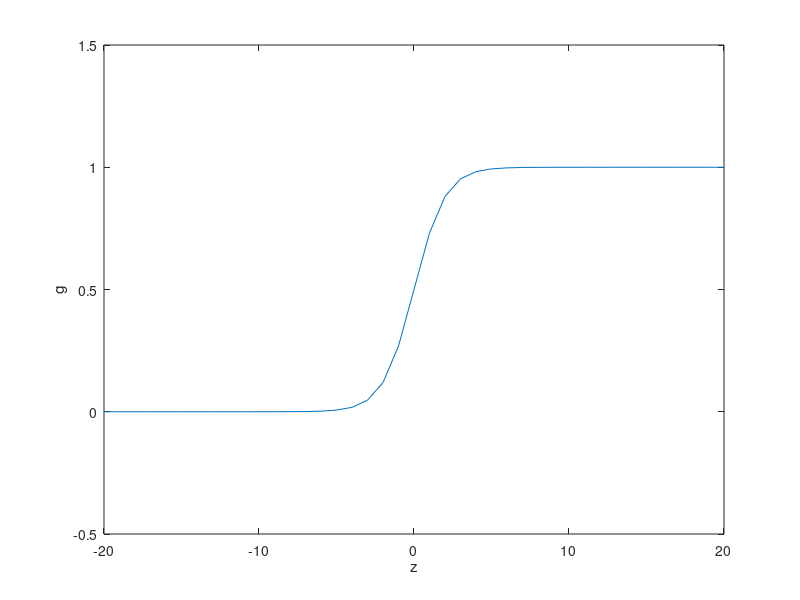

Source code (MATLAB):
z = -20:1:20;
g = 1 ./ (1 + exp(-z));
figure;
plot(z,g);
xlabel('z'); ylabel('g');
axis([-20 20 -0.5 1.5]);
print -deps 'sigmoid.eps'